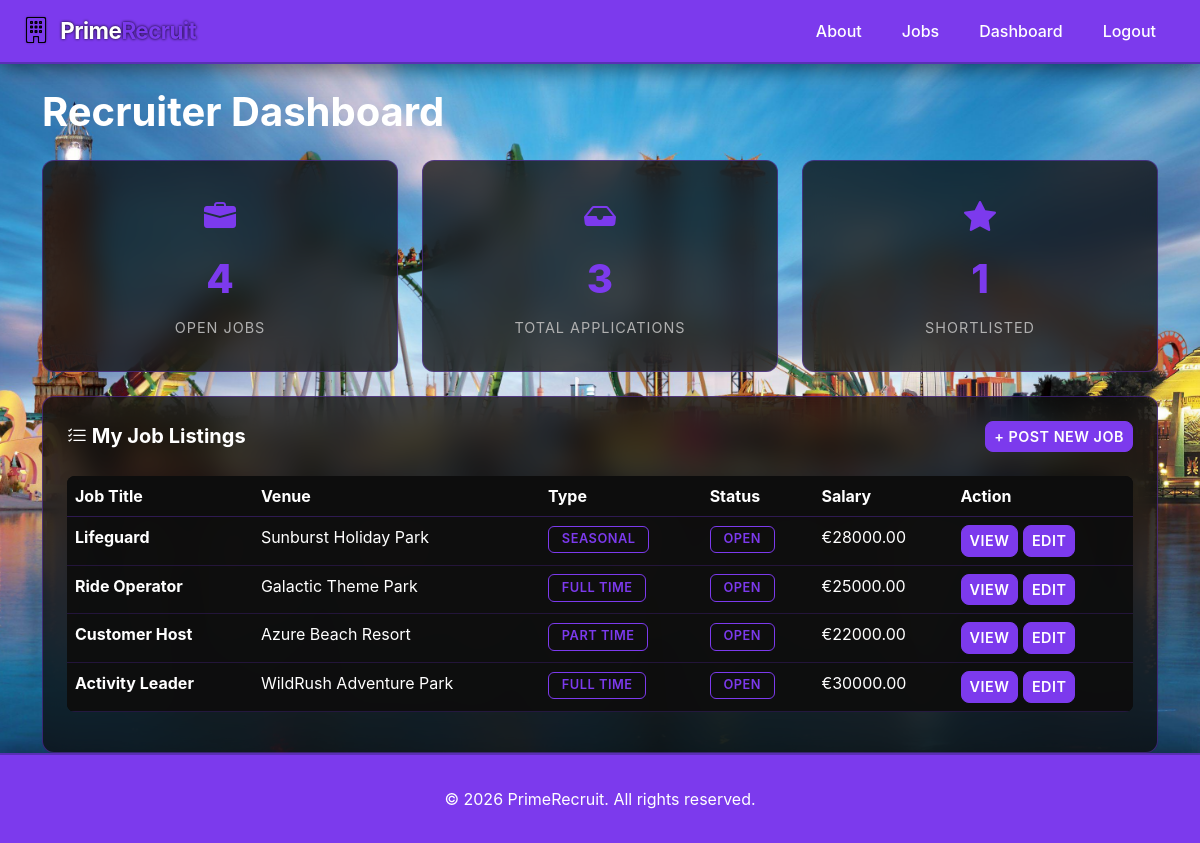
/dashboard/recruiter/ (signed in), run on an earlier commit of the app's database.
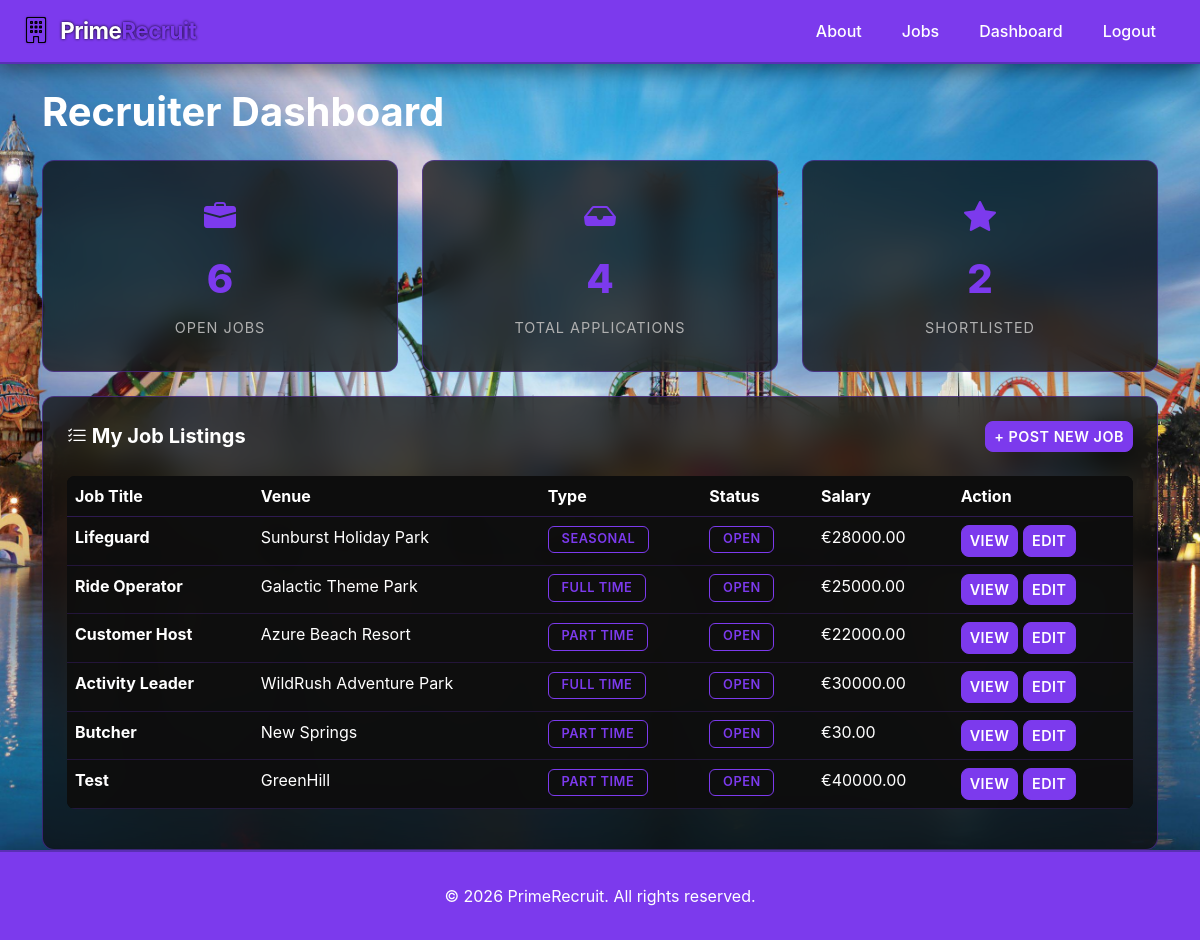
And on a later commit of the database.
### recruitment/models.py (models this page shows, shortened)
class JobListing(models.Model):
    VENUE_CHOICES = [
        ('holiday_park', 'Holiday Park'),
        ('theme_park', 'Theme Park'),
        ('resort', 'Resort'),
        ('adventure_park', 'Adventure Park'),
    ]
    TYPE_CHOICES = [
        ('full_time', 'Full Time'),
        ('part_time', 'Part Time'),
        ('seasonal', 'Seasonal'),
    ]
    STATUS_CHOICES = [
        ('open', 'Open'),
        ('closed', 'Closed'),
    ]
    title = models.CharField(max_length=200)
    venue_name = models.CharField(max_length=200)
    venue_type = models.CharField(max_length=50, choices=VENUE_CHOICES)
    description = models.TextField()
    employment_type = models.CharField(max_length=20, choices=TYPE_CHOICES)
    salary = models.DecimalField(max_digits=8, decimal_places=2)
    status = models.CharField(
        max_length=10, choices=STATUS_CHOICES, default='open')
    venue_image = models.ImageField(upload_to='venues/', null=True, blank=True)
    created_by = models.ForeignKey(User, on_delete=models.CASCADE)
    created_at = models.DateTimeField(auto_now_add=True)

### recruitment/views.py (the view)
# urls.py: path('dashboard/recruiter/', views.dashboard_recruiter,
@login_required
def dashboard_recruiter(request):
    profile = get_profile(request.user)
    if not request.user.is_superuser and (not profile or profile.role != 'recruiter'):
        return render(request, 'recruitment/denied.html', status=403)
    my_jobs = JobListing.objects.filter(created_by=request.user)
    total_apps = Application.objects.filter(
        job__created_by=request.user).count()
    shortlisted = Application.objects.filter(
        job__created_by=request.user,
        status='shortlisted').count()
    context = {
        'my_jobs': my_jobs,
        'total_apps': total_apps,
        'shortlisted': shortlisted,
    }
    return render(request, 'recruitment/dashboard_recruiter.html', context)

### recruitment/views.py (called while the page is built)
def get_profile(user):
    try:
        return UserProfile.objects.get(user=user)
    except UserProfile.DoesNotExist:
        return None

### recruitment/templates/recruitment/dashboard_recruiter.html
{% extends 'recruitment/base.html' %}
{% block content %}
<div class="container mt-4">
    <h1 class="mb-4">Recruiter Dashboard</h1>
    <div class="row g-4 mb-4">
        <div class="col-md-4">
            <div class="stat-card">
                <i class="bi bi-briefcase-fill" style="font-size: 2rem; color: #7c3aed; margin-bottom: 10px;"></i>
                <div class="stat-number">{{ my_jobs.count }}</div>
                <div class="stat-label">Open Jobs</div>
            </div>
        </div>
        <div class="col-md-4">
            <div class="stat-card">
                <i class="bi bi-inbox-fill" style="font-size: 2rem; color: #7c3aed; margin-bottom: 10px;"></i>
                <div class="stat-number">{{ total_apps }}</div>
                <div class="stat-label">Total Applications</div>
            </div>
        </div>
        <div class="col-md-4">
            <div class="stat-card">
                <i class="bi bi-star-fill" style="font-size: 2rem; color: #7c3aed; margin-bottom: 10px;"></i>
                <div class="stat-number">{{ shortlisted }}</div>
                <div class="stat-label">Shortlisted</div>
            </div>
        </div>
    </div>
    <div class="card p-4">
        <div class="d-flex justify-content-between align-items-center mb-4">
            <h5 class="mb-0"><i class="bi bi-list-check"></i> My Job Listings</h5>
            <a href="{% url 'job_create' %}" class="btn btn-primary btn-sm" style="color: white; background: #7c3aed; border: 1px solid #7c3aed;">+ Post New Job</a>
        </div>
        {% if my_jobs %}
            <div class="table-responsive">
                <table class="table">
                    <thead>
                        <tr>
                            <th>Job Title</th>
                            <th>Venue</th>
                            <th>Type</th>
                            <th>Status</th>
                            <th>Salary</th>
                            <th>Action</th>
                        </tr>
                    </thead>
                    <tbody>
                        {% for job in my_jobs %}
                            <tr>
                                <td><strong>{{ job.title }}</strong></td>
                                <td>{{ job.venue_name }}</td>
                                <td><span class="badge">{{ job.get_employment_type_display }}</span></td>
                                <td><span class="badge badge-{{ job.status }}">{{ job.get_status_display }}</span></td>
                                <td>€{{ job.salary }}</td>
                                <td>
                                    <a href="{% url 'job_detail' job.pk %}" class="btn btn-sm btn-outline-light">View</a>
                                    <a href="{% url 'job_edit' job.pk %}" class="btn btn-sm btn-outline-light">Edit</a>
                                </td>
                            </tr>
                        {% endfor %}
                    </tbody>
                </table>
            </div>
        {% else %}
            <div class="alert alert-info mb-0">You haven't posted any jobs yet. <a href="{% url 'job_create' %}">Create one now</a></div>
        {% endif %}
    </div>
</div>
{% endblock %}

What changed in the data, as far as the page shows it:
added JobListing: title "Butcher", venue_name "New Springs", employment_type "PART TIME", status "OPEN", salary "30.00"
added JobListing: title "Test", venue_name "GreenHill", employment_type "PART TIME", status "OPEN", salary "40000.00"
Also different on the page:
{{ my_jobs.count }}: "4" → "6"
{{ total_apps }}: "3" → "4"
{{ shortlisted }}: "1" → "2"
